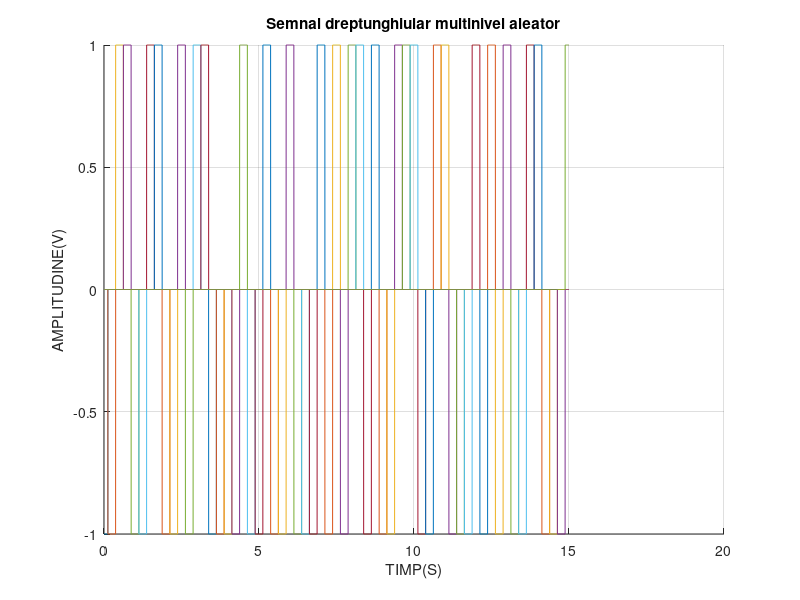
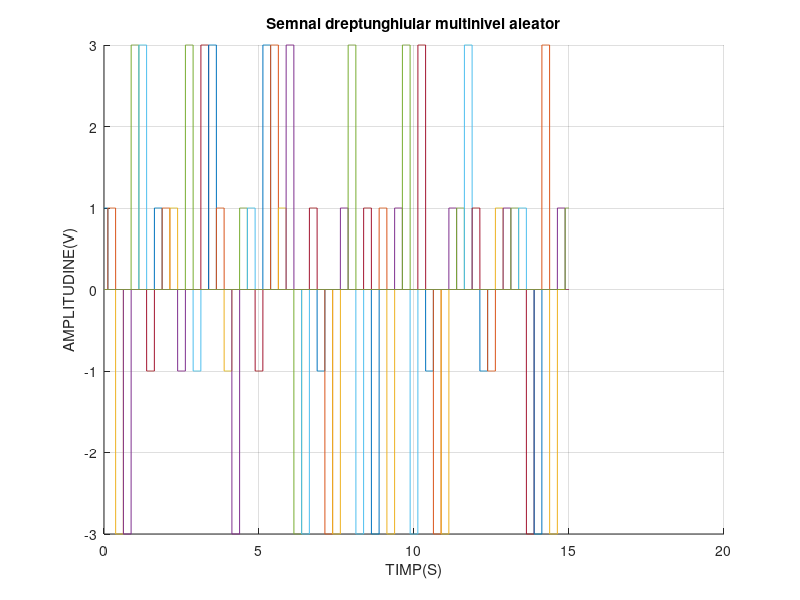
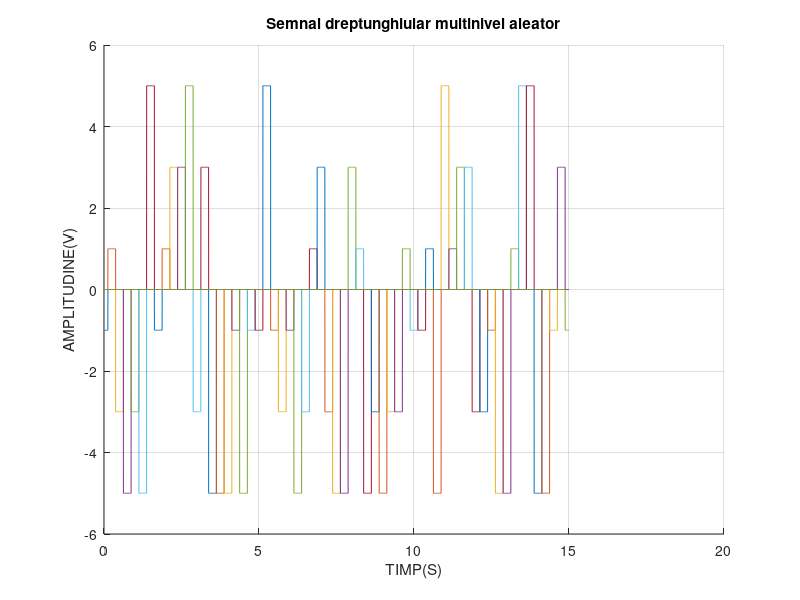
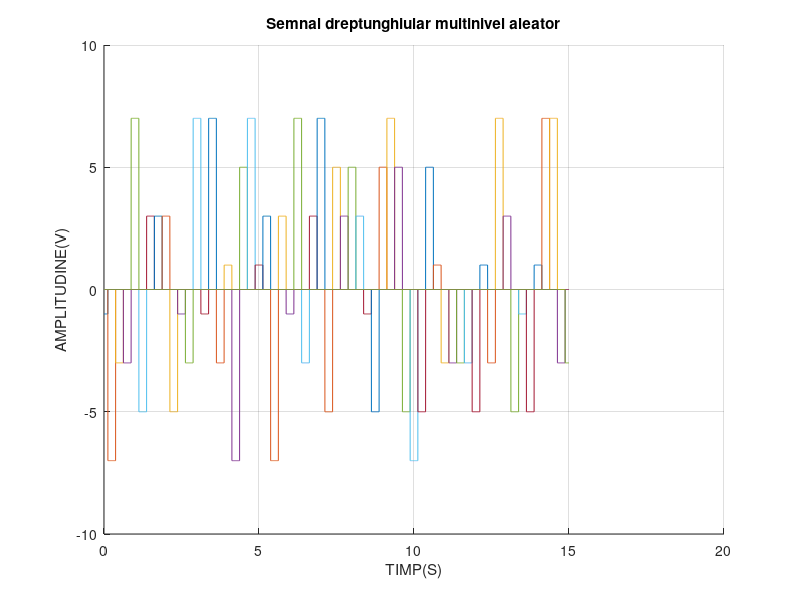

The MATLAB source for these figures, in order:
%Pentru rezolutia de 2ms

%a)
% creem vectorul pentru timp, de la 0 la 10 cu rezolutia 2ms
t=0:0.002:15;
%salvam valorile dorite ale nivelului
niv = [ -1 1 ];

hold on
figure(1)
for n=0:0.25:15
    %utilizand functia datasample, extragem o valoare aleatoare din
    %intervalul dat
y = datasample(niv, 1);
%generam un impuls de durata de 0.25 cu centrul in t1-n
plot(t, y*rectpuls(t-n, 0.25))
end, grid
title('Semnal dreptunghiular multinivel aleator')
xlabel('TIMP(S)')
ylabel('AMPLITUDINE(V)')




hold off
%b)
figure(2)

% creem vectorul pentru timp, de la 0 la 10 cu rezolutia 2ms
t=0:0.002:15;
%salvam valorile dorite ale nivelului
niv2 = [-3 -1 1 3];

hold on
for n=0:0.25:15
    %utilizand functia datasample, extragem o valoare aleatoare din
    %intervalul dat
y = datasample(niv2, 1);
%generam un impuls de durata de 0.25 cu centrul in t1-n
plot(t, y*rectpuls(t-n, 0.25))
end, grid

title('Semnal dreptunghiular multinivel aleator')
xlabel('TIMP(S)')
ylabel('AMPLITUDINE(V)')



hold off


%c)
figure(3)
% creem vectorul pentru timp, de la 0 la 10 cu rezolutia 2ms
t=0:0.002:15;
%salvam valorile dorite ale nivelului
niv = [-5 -3 -1 1 3 5];
hold on
for n=0:0.25:15
    %utilizand functia datasample, extragem o valoare aleatoare din
    %intervalul dat
y = datasample(niv, 1);
%generam un impuls de durata de 0.25 cu centrul in t1-n
plot(t, y*rectpuls(t-n, 0.25))
end, grid

title('Semnal dreptunghiular multinivel aleator')
xlabel('TIMP(S)')
ylabel('AMPLITUDINE(V)')



hold off

%d)
figure(4)
% creem vectorul pentru timp, de la 0 la 10 cu rezolutia 2ms
t=0:0.002:15;
%salvam valorile dorite ale nivelului
niv = [-7 -5 -3 -1 1 3 5 7];

hold on
for n=0:0.25:15
    %utilizand functia datasample, extragem o valoare aleatoare din
    %intervalul dat
y = datasample(niv, 1);
%generam un impuls de durata de 0.25 cu centrul in t1-n
plot(t, y*rectpuls(t-n, 0.25))
end, grid

title('Semnal dreptunghiular multinivel aleator')
xlabel('TIMP(S)')
ylabel('AMPLITUDINE(V)')


hold off

%pentru rezolutia de 20ms


%a)
figure(5)
% creem vectorul pentru timp, de la 0 la 10 cu rezolutia 2ms
t=0:0.02:15;
%salvam valorile dorite ale nivelului
niv = [ -1 1 ];

hold on

for n=0:0.25:15
    %utilizand functia datasample, extragem o valoare aleatoare din
    %intervalul dat
y = datasample(niv, 1);
%generam un impuls de durata de 0.25 cu centrul in t1-n
plot(t, y*rectpuls(t-n, 0.25))
end, grid

title('Semnal dreptunghiular multinivel aleator')
xlabel('TIMP(S)')
ylabel('AMPLITUDINE(V)')



hold off
%b)
figure(6)

% creem vectorul pentru timp, de la 0 la 10 cu rezolutia 2ms
t=0:0.02:15;
%salvam valorile dorite ale nivelului
niv = [-3 -1 1 3];

hold on
for n=0:0.25:15
    %utilizand functia datasample, extragem o valoare aleatoare din
    %intervalul dat
y = datasample(niv, 1);
%generam un impuls de durata de 0.25 cu centrul in t1-n
plot(t, y*rectpuls(t-n, 0.25))
end, grid

title('Semnal dreptunghiular multinivel aleator')
xlabel('TIMP(S)')
ylabel('AMPLITUDINE(V)')



hold off


%c)
figure(7)
% creem vectorul pentru timp, de la 0 la 10 cu rezolutia 2ms
t=0:0.02:15;
%salvam valorile dorite ale nivelului
niv = [-5 -3 -1 1 3 5];
hold on
for n=0:0.25:15
    %utilizand functia datasample, extragem o valoare aleatoare din
    %intervalul dat
y = datasample(niv, 1);
%generam un impuls de durata de 0.25 cu centrul in t1-n
plot(t, y*rectpuls(t-n, 0.25))
end, grid

title('Semnal dreptunghiular multinivel aleator')
xlabel('TIMP(S)')
ylabel('AMPLITUDINE(V)')



hold off

%d)
figure(8)
% creem vectorul pentru timp, de la 0 la 10 cu rezolutia 2ms
t=0:0.02:15;
%salvam valorile dorite ale nivelului
niv = [-7 -5 -3 -1 1 3 5 7];

hold on
for n=0:0.25:15
    %utilizand functia datasample, extragem o valoare aleatoare din
    %intervalul dat
y = datasample(niv, 1);
%generam un impuls de durata de 0.25 cu centrul in t1-n
plot(t, y*rectpuls(t-n, 0.25))
end, grid

title('Semnal dreptunghiular multinivel aleator')
xlabel('TIMP(S)')
ylabel('AMPLITUDINE(V)')


hold off


%pentru rezolutia de 200ms


%a)
figure(9)
% creem vectorul pentru timp, de la 0 la 10 cu rezolutia 2ms
t=0:0.2:15;
%salvam valorile dorite ale nivelului
niv = [ -1 1 ];

hold on

for n=0:0.25:15
    %utilizand functia datasample, extragem o valoare aleatoare din
    %intervalul dat
y = datasample(niv, 1);
%generam un impuls de durata de 0.25 cu centrul in t1-n
plot(t, y*rectpuls(t-n, 0.25))
end, grid

title('Semnal dreptunghiular multinivel aleator')
xlabel('TIMP(S)')
ylabel('AMPLITUDINE(V)')



hold off
%b)
figure(10)

% creem vectorul pentru timp, de la 0 la 10 cu rezolutia 2ms
t=0:0.2:15;
%salvam valorile dorite ale nivelului
niv = [-3 -1 1 3];

hold on
for n=0:0.25:15
    %utilizand functia datasample, extragem o valoare aleatoare din
    %intervalul dat
y = datasample(niv, 1);
%generam un impuls de durata de 0.25 cu centrul in t1-n
plot(t, y*rectpuls(t-n, 0.25))
end, grid

title('Semnal dreptunghiular multinivel aleator')
xlabel('TIMP(S)')
ylabel('AMPLITUDINE(V)')



hold off


%c)
figure(11)
% creem vectorul pentru timp, de la 0 la 10 cu rezolutia 2ms
t=0:0.2:15;
%salvam valorile dorite ale nivelului
niv = [-5 -3 -1 1 3 5];
hold on
for n=0:0.25:15
    %utilizand functia datasample, extragem o valoare aleatoare din
    %intervalul dat
y = datasample(niv, 1);
%generam un impuls de durata de 0.25 cu centrul in t1-n
plot(t, y*rectpuls(t-n, 0.25))
end, grid

title('Semnal dreptunghiular multinivel aleator')
xlabel('TIMP(S)')
ylabel('AMPLITUDINE(V)')



hold off

%d)
figure(12)
% creem vectorul pentru timp, de la 0 la 10 cu rezolutia 2ms
t=0:0.2:15;
%salvam valorile dorite ale nivelului
niv = [-7 -5 -3 -1 1 3 5 7];

hold on
for n=0:0.25:15
    %utilizand functia datasample, extragem o valoare aleatoare din
    %intervalul dat
y = datasample(niv, 1);
%generam un impuls de durata de 0.25 cu centrul in t1-n
plot(t, y*rectpuls(t-n, 0.25))
end, grid

title('Semnal dreptunghiular multinivel aleator')
xlabel('TIMP(S)')
ylabel('AMPLITUDINE(V)')


hold off



